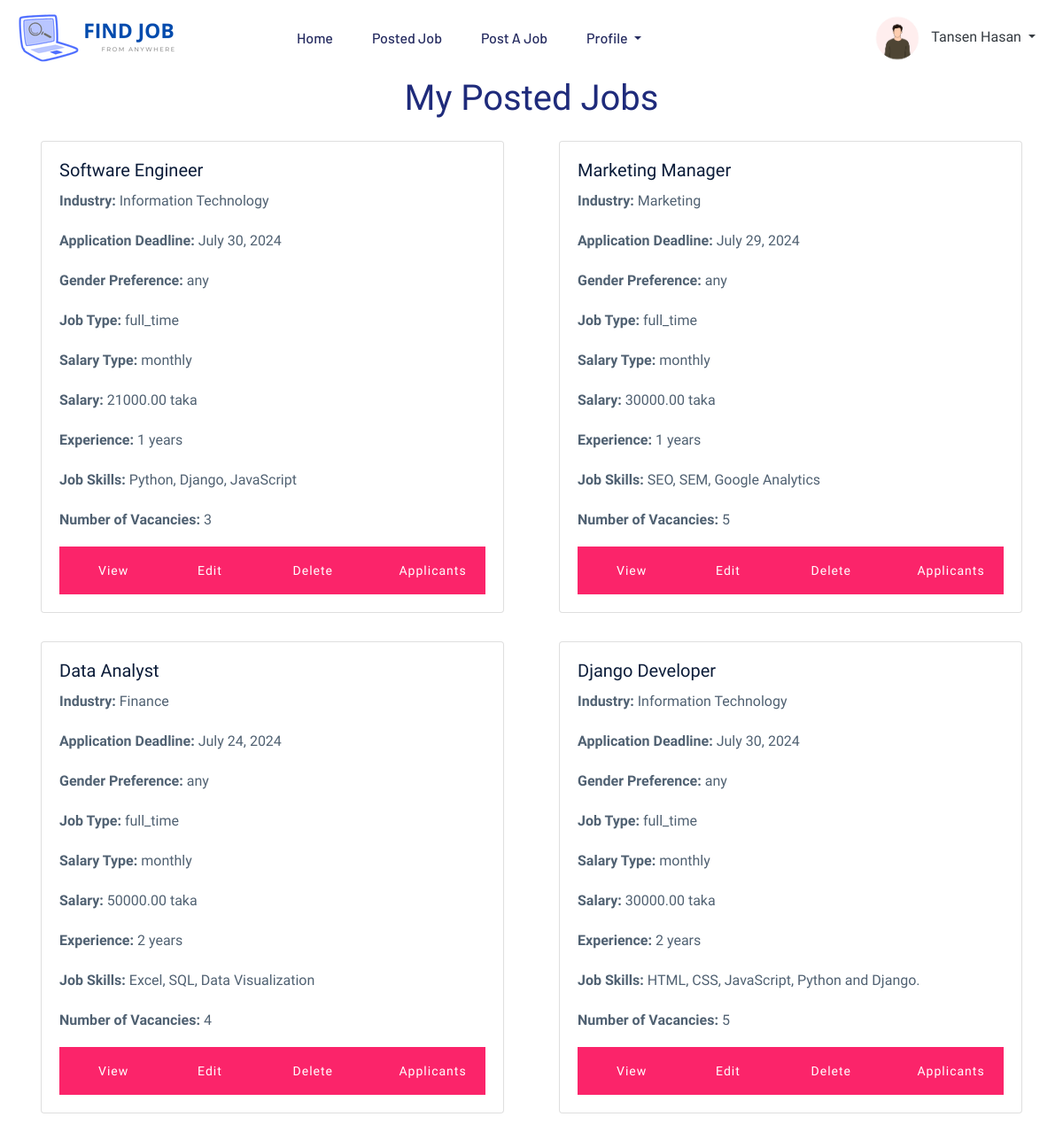
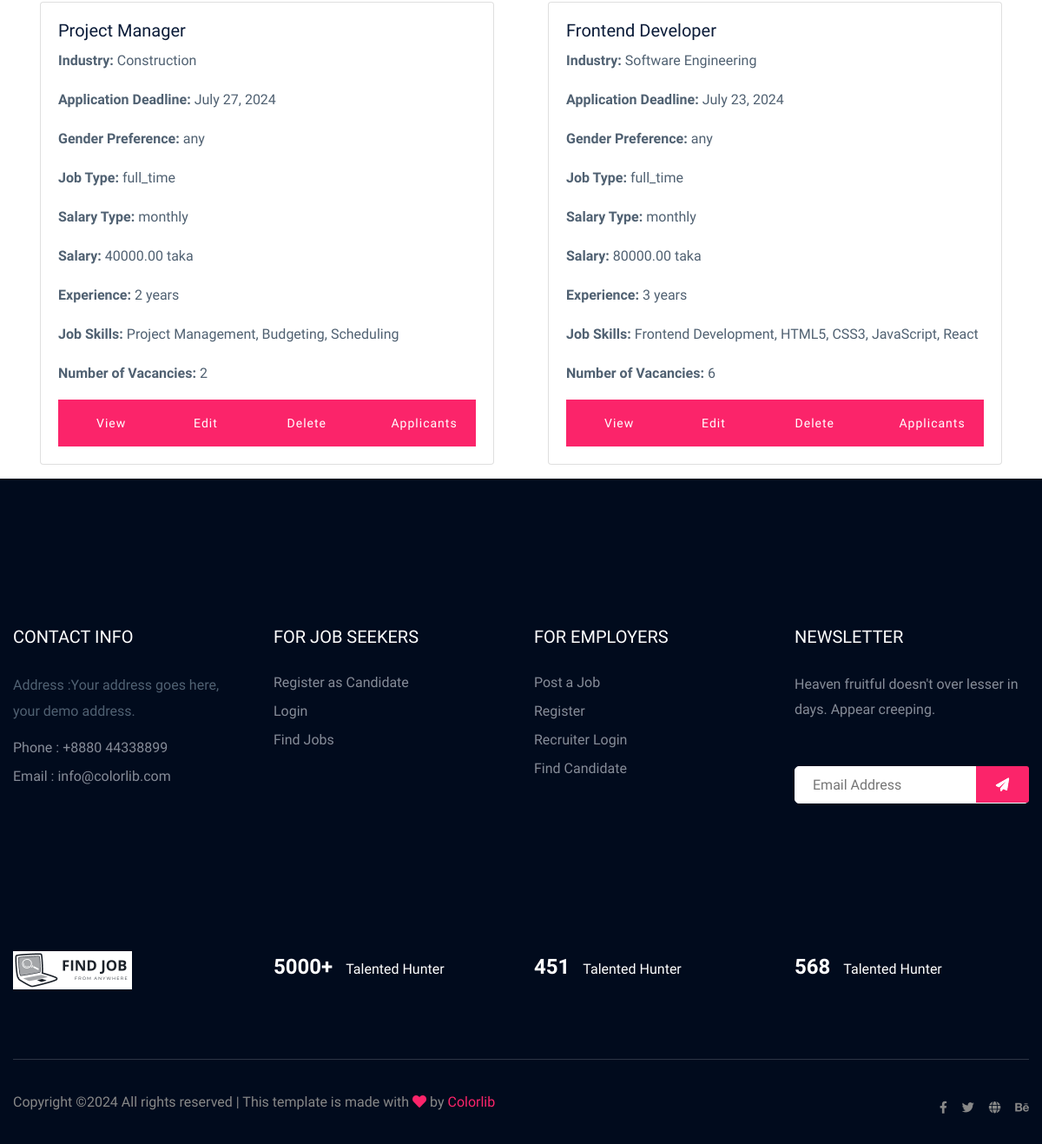
/employer-postedjob/ (signed in), run on the app's committed database (2 pictures, top to bottom).
### mainapp/models.py (models this page shows, shortened)
class CustomUser(AbstractUser):
   email = models.EmailField(unique=True,null=True)
   mobile_number = models.PositiveIntegerField(null=True,unique=True)
   profile_picture = models.ImageField(upload_to='profile_pictures/', null=True, blank=True)
   USER = [
      ('candidate','Candidate'),
      ('employer','Employer'),
      ('authority','Authority'),
   ]
   user_type = models.CharField(max_length=50, choices=USER, null=True)

class JobInfo(models.Model):
    created_by = models.ForeignKey(CustomUser, on_delete=models.CASCADE,null=True)
    employer = models.ForeignKey(CompanyProfile,on_delete=models.DO_NOTHING, null=True)
    job_title = models.CharField(max_length=255,null=True)
    industry = models.CharField(max_length=100,null=True)
    department = models.CharField(max_length=100,null=True)
    position = models.CharField(max_length=100,null=True)
    application_deadline = models.DateField(null=True)
    specific_gender = models.CharField(choices= GENDER_TYPE , max_length=10, null=True, blank=True)
    job_description = models.TextField(null=True)
    job_requirements = models.TextField(null=True)
    academic_qualifications = models.CharField(max_length=20, choices=ACADEMIC_QUALIFICATION_CHOICES,null=True)
    preferred_qualification = models.CharField(max_length=20, choices=ACADEMIC_QUALIFICATION_CHOICES, null=True, blank=True)
    job_type = models.CharField(max_length=20, choices=JOB_TYPE_CHOICES,null=True)
    salary_type = models.CharField(max_length=20, choices=SALARY_TYPE_CHOICES,null=True)
    salary = models.DecimalField(max_digits=10, decimal_places=2,null=True)
    currency = models.CharField(max_length=10, choices=CURRENCY_TYPE_CHOICES,null=True)
    experience = models.IntegerField(null=True)
    job_skills = models.TextField(null=True)
    number_of_vacancies = models.IntegerField(null=True)
    posted_date = models.DateField(auto_now_add=True,null=True,blank=True)
    image = models.ImageField(upload_to='job_images/', null=True, blank=True)
    class Meta:
        ordering = ['-posted_date']

### mainapp/emviews.py (the view)
# urls.py: path('employer-postedjob/', postedjob, name='postedjob'),
@login_required
def postedjob(request):
    try:
        company_profile = CompanyProfile.objects.get(employer=request.user)
        jobs = JobInfo.objects.filter(employer=company_profile)
    except CompanyProfile.DoesNotExist:
        jobs = []
    return render(request, 'employer/postedjob.html', {'jobs': jobs})

### mainapp/templates/employer/postedjob.html (shortened to what this page needs)
{% extends "employer/profilesec.html" %}
{% block emprofiles %}
<h1 style="color: #1f2b7b; text-align: center;">My Posted Jobs</h1>
<div class="container-fluid">
    <div class="row">
        {% for job in jobs %}
        <div class="col-6">
            <div class="card m-3">
                <div class="card-body">
                    <h5 class="card-text">{{ job.job_title }}</h5>
                    <p class="card-text"><strong>Industry:</strong> {{ job.industry }}</p>
                    <p class="card-text"><strong>Application Deadline:</strong> {{ job.application_deadline }}</p>
                    <p class="card-text"><strong>Gender Preference:</strong> {{ job.specific_gender }}</p>
                    <p class="card-text"><strong>Job Type:</strong> {{ job.job_type }}</p>
                    <p class="card-text"><strong>Salary Type:</strong> {{ job.salary_type }}</p>
                    <p class="card-text"><strong>Salary:</strong> {{ job.salary }} {{ job.currency }}</p>
                    <p class="card-text"><strong>Experience:</strong> {{ job.experience }} years</p>
                    <p class="card-text"><strong>Job Skills:</strong> {{ job.job_skills }}</p>
                    <p class="card-text"><strong>Number of Vacancies:</strong> {{ job.number_of_vacancies }}</p>
                    <div class="d-flex justify-content-between">
                        <a href="{% url 'job_details' job.id %}" class="btn btn-primary m-0">View</a>
                        <a href="{% url 'edit_job' job.id %}" class="btn btn-secondary">Edit</a>
                        <a href="{% url 'delete_job' job.id %}" class="btn btn-danger">Delete</a>
                        <a href="{% url 'applicants' job.id %}" class="btn btn-info">Applicants</a>
                    </div>
                </div>
            </div>
        </div>
        {% empty %}
        <div class="col-12">
            <p style="text-align: center; color: grey;">No jobs posted yet.</p>
        </div>
        {% endfor %}
    </div>
</div>
{% endblock emprofiles %}

### mainapp/templates/employer/profilenav.html (shortened to what this page needs)
{% load static %}
<header>
    <div class="header-area header-transparrent">
        <div class="headder-top header-sticky">
            <div class="container-fluid">
                <div class="row align-items-center">
                    <div class="col-lg-3 col-md-2">
                        <div class="logo">
                            <a href="{% url 'index' %}"><img src="{% static 'assets/img/logo/logo.png' %}" alt=""></a>
                        </div>
                    </div>
                    <div class="col-lg-9 col-md-9">
                        <div class="menu-wrapper">
                            <div class="main-menu">
                                <nav class="d-none d-lg-block">
                                    <ul id="navigation">
                                        <li><a href="{% url 'index' %}"> Home </a></li>
                                        <li><a href="{% url 'postedjob' %}">Posted Job </a></li>
                                        <li><a href="{% url 'job_post' %}">Post A Job</a></li>
                                        <li class="nav-item dropdown">
                                            <a class="nav-link dropdown-toggle" href="#" id="navbarDropdown" role="button" data-toggle="dropdown" aria-haspopup="true" aria-expanded="false">
                                            Profile
                                           </a>
                                          </li>
                                    </ul>
                                </nav>
                            </div>
                            <div class="header-btn d-none f-right d-lg-block">
                              <li class="nav-item dropdown">
                                 <a class="nav-link dropdown-toggle text-dark" href="#" id="navbarDropdown" role="button" data-toggle="dropdown" aria-haspopup="true" aria-expanded="false">
                                     <img src="{% static 'project.png' %}" alt="Profile" class="rounded-circle" width="70" height="70"> {{ user.username }}
                                 </a>
                             </li>
                            </div>
                        </div>
                    </div>
                    <div class="col-12">
                    </div>
                </div>
            </div>
        </div>
    </div>
</header>

### data on the page
CustomUser: username "Tansen Hasan"
JobInfo: job_title "Software Engineer", industry "Information Technology", application_deadline "July 30, 2024", specific_gender "any", job_type "full_time", salary_type "monthly", salary "21000.00", currency "taka", experience "1", job_skills "Python, Django, JavaScript", number_of_vacancies "3"
JobInfo: job_title "Marketing Manager", industry "Marketing", application_deadline "July 29, 2024", specific_gender "any", job_type "full_time", salary_type "monthly", salary "30000.00", currency "taka", experience "1", job_skills "SEO, SEM, Google Analytics", number_of_vacancies "5"
JobInfo: job_title "Data Analyst", industry "Finance", application_deadline "July 24, 2024", specific_gender "any", job_type "full_time", salary_type "monthly", salary "50000.00", currency "taka", experience "2", job_skills "Excel, SQL, Data Visualization", number_of_vacancies "4"
JobInfo: job_title "Django Developer", industry "Information Technology", application_deadline "July 30, 2024", specific_gender "any", job_type "full_time", salary_type "monthly", salary "30000.00", currency "taka", experience "2", job_skills "HTML, CSS, JavaScript, Python and Django.", number_of_vacancies "5"
JobInfo: job_title "Project Manager", industry "Construction", application_deadline "July 27, 2024", specific_gender "any", job_type "full_time", salary_type "monthly", salary "40000.00", currency "taka", experience "2", job_skills "Project Management, Budgeting, Scheduling", number_of_vacancies "2"
JobInfo: job_title "Frontend Developer", industry "Software Engineering", application_deadline "July 23, 2024", specific_gender "any", job_type "full_time", salary_type "monthly", salary "80000.00", currency "taka", experience "3", job_skills "Frontend Development, HTML5, CSS3, JavaScript, React", number_of_vacancies "6"
